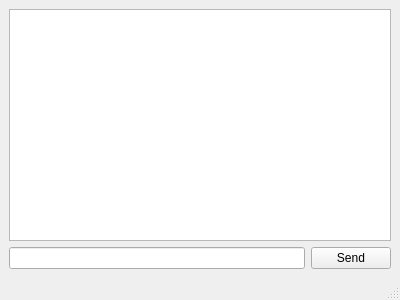
<?xml version="1.0" encoding="UTF-8"?>
<ui version="4.0">
 <class>MainWindow</class>
 <widget class="QMainWindow" name="MainWindow">
  <property name="geometry">
   <rect>
    <x>0</x>
    <y>0</y>
    <width>400</width>
    <height>300</height>
   </rect>
  </property>
  <property name="windowTitle">
   <string>MainWindow</string>
  </property>
  <widget class="QWidget" name="centralwidget">
   <layout class="QVBoxLayout" name="verticalLayout">
    <item>
     <widget class="QTextEdit" name="txe_chat_view">
      <property name="readOnly">
       <bool>true</bool>
      </property>
     </widget>
    </item>
    <item>
     <layout class="QHBoxLayout" name="horizontalLayout">
      <property name="sizeConstraint">
       <enum>QLayout::SetMinimumSize</enum>
      </property>
      <item>
       <widget class="QLineEdit" name="lie_message"/>
      </item>
      <item>
       <widget class="QPushButton" name="pub_send">
        <property name="text">
         <string>Send</string>
        </property>
       </widget>
      </item>
     </layout>
    </item>
   </layout>
  </widget>
  <widget class="QMenuBar" name="menubar">
   <property name="geometry">
    <rect>
     <x>0</x>
     <y>0</y>
     <width>400</width>
     <height>17</height>
    </rect>
   </property>
  </widget>
  <widget class="QStatusBar" name="statusbar"/>
 </widget>
 <resources/>
 <connections/>
</ui>
